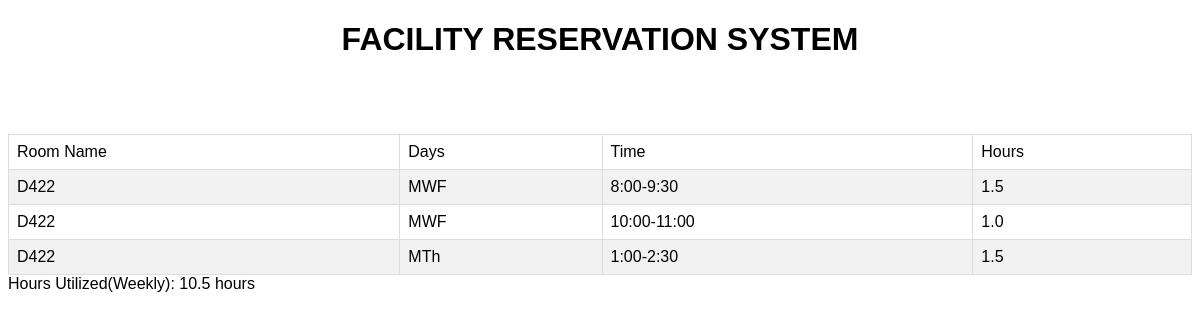
The app's page /php/room_matrix_test.php, older data.
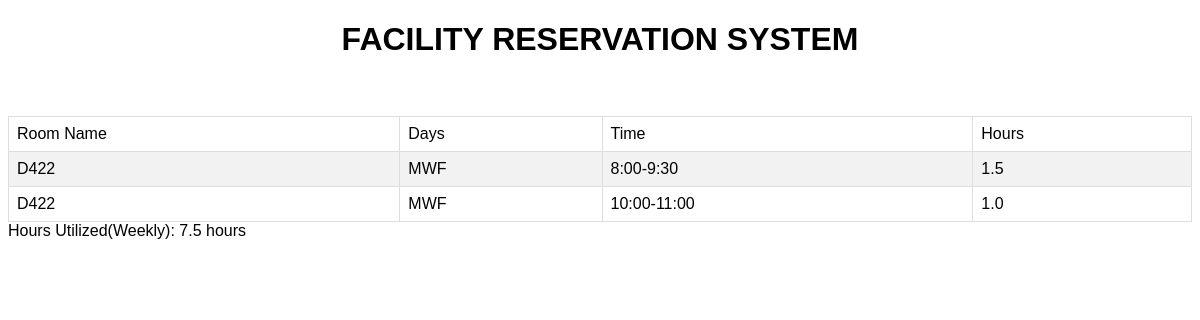
The same page, newer data.
### tables this page shows
CREATE TABLE `classroom` (
  `classID` int(100) NOT NULL,
  `roomName` varchar(50) NOT NULL,
  `schoolYear` varchar(25) NOT NULL,
  `semester` varchar(25) NOT NULL,
  `days` varchar(11) NOT NULL,
  `time` varchar(25) NOT NULL,
  `subject` varchar(25) NOT NULL,
  `hours` decimal(3,1) NOT NULL
);

### php/room_matrix_test.php (the view, shortened to what this page needs)
<?php
	include('DBConnector.php');
?>
<!DOCTYPE html>
<html>
<head>
	<link rel="stylesheet" href="../stylesheet/style.css">
	<h1>FACILITY RESERVATION SYSTEM</h1>
</head>
<body>
	<table id="customers">
		<tr>
			<td> Room Name</td>
			<td> Days </td>
			<td> Time </td>
			<td> Hours </td>
		</tr>
<?php
	$sql = "SELECT * FROM classroom where roomName='D422'";
	$result = $conn-> query($sql);
	if ($result-> num_rows > 0){
		while ($row = $result-> fetch_assoc()){
			echo "<tr>
					<td>" . $row["roomName"] . "</td>
					<td>" . $row["days"] . "</td>
					<td>" . $row["time"] . "</td>
					<td>" . $row["hours"] . "</td>
				  </tr> <br/>";
		}
		echo "</table>";
	}else{
		echo "0 result";
	}
?>
<?php
	$sql = "SELECT roomName, time, days, SUM(hours*if(days='MWF', 3 , if(days='MTh', 2 ,if(days='TTH', 2 ,if(days='TF', 2 , 0 ))))) weekly from itproject.classroom where roomName ='D422'";
	$result = $conn-> query($sql);
	if ($result-> num_rows > 0){
		while ($row = $result-> fetch_assoc()){
			echo "Hours Utilized(Weekly): " . $row["weekly"] . " hours";
		}
	}else{
		echo "0 result";
	}
?>
</body>
</html>

### stylesheet/style.css (style rules this page uses)
h1 { text-align: center; }
body { font-family: Arial, Helvetica, sans-serif; }
#customers { font-family: "Trebuchet MS", Arial, Helvetica, sans-serif; border-collapse: collapse; width: 100%; }
#customers td, #customers th { border: 1px solid #ddd; padding: 8px; }
#customers tr:nth-child(even) { background-color: #f2f2f2; }

Row changes from the older to the newer data that the page shows:
removed classroom: roomName "D422", days "MTh", time "1:00-2:30", hours "1.5"
Text that changed along with them:
new list line: "Hours Utilized(Weekly): 7.5 hours"
list line gone: "Hours Utilized(Weekly): 10.5 hours"
